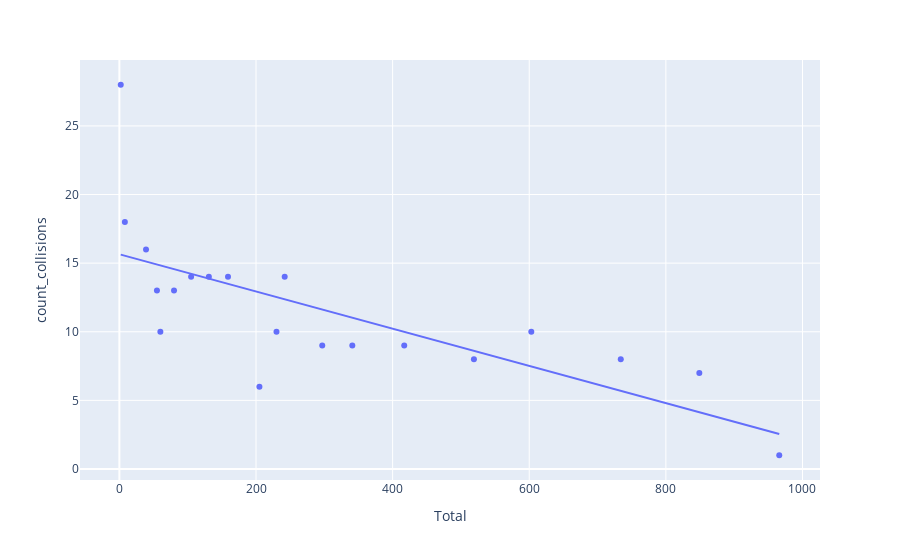

This figure's notebook cell:
### Code cell
fig = px.scatter(scattercount_trafcollisions, x="Total", y="count_collisions", trendline="ols")
fig.show()

### Figure 1 — Plotly figure (JSON) as saved in the notebook; plotly's stock layout.template omitted (floating-point values rounded to 4 significant figures)
{"data": [{"hoverlabel": {"namelength": 0}, "hovertemplate": "Total=%{x}<br>count_collisions=%{y}", "legendgroup": "", "marker": {"color": "#636efa", "symbol": "circle"}, "mode": "markers", "name": "", "showlegend": false, "type": "scatter", "x": [2, 8, 39, 55, 60, 80, 105, 131, 159, 205, 230, 242, 297, 341, 417, 519, 603, 734, 849, 966], "xaxis": "x", "y": [28, 18, 16, 13, 10, 13, 14, 14, 14, 6, 10, 14, 9, 9, 9, 8, 10, 8, 7, 1], "yaxis": "y"}, {"hoverlabel": {"namelength": 0}, "hovertemplate": "<b>OLS trendline</b><br>count_collisions = -0.0135596 * Total + 15.6464<br>R<sup>2</sup>=0.511776<br><br>Total=%{x}<br>count_collisions=%{y} <b>(trend)</b>", "legendgroup": "", "marker": {"color": "#636efa", "symbol": "circle"}, "mode": "lines", "name": "", "showlegend": false, "type": "scatter", "x": [2, 8, 39, 55, 60, 80, 105, 131, 159, 205, 230, 242, 297, 341, 417, 519, 603, 734, 849, 966], "xaxis": "x", "y": [15.62, 15.54, 15.12, 14.9, 14.83, 14.56, 14.22, 13.87, 13.49, 12.87, 12.53, 12.36, 11.62, 11.02, 9.992, 8.609, 7.47, 5.694, 4.134, 2.548], "yaxis": "y"}], "layout": {"legend": {"tracegroupgap": 0}, "margin": {"t": 60}, "xaxis": {"anchor": "y", "domain": [0, 1], "title": {"text": "Total"}}, "yaxis": {"anchor": "x", "domain": [0, 1], "title": {"text": "count_collisions"}}}}
